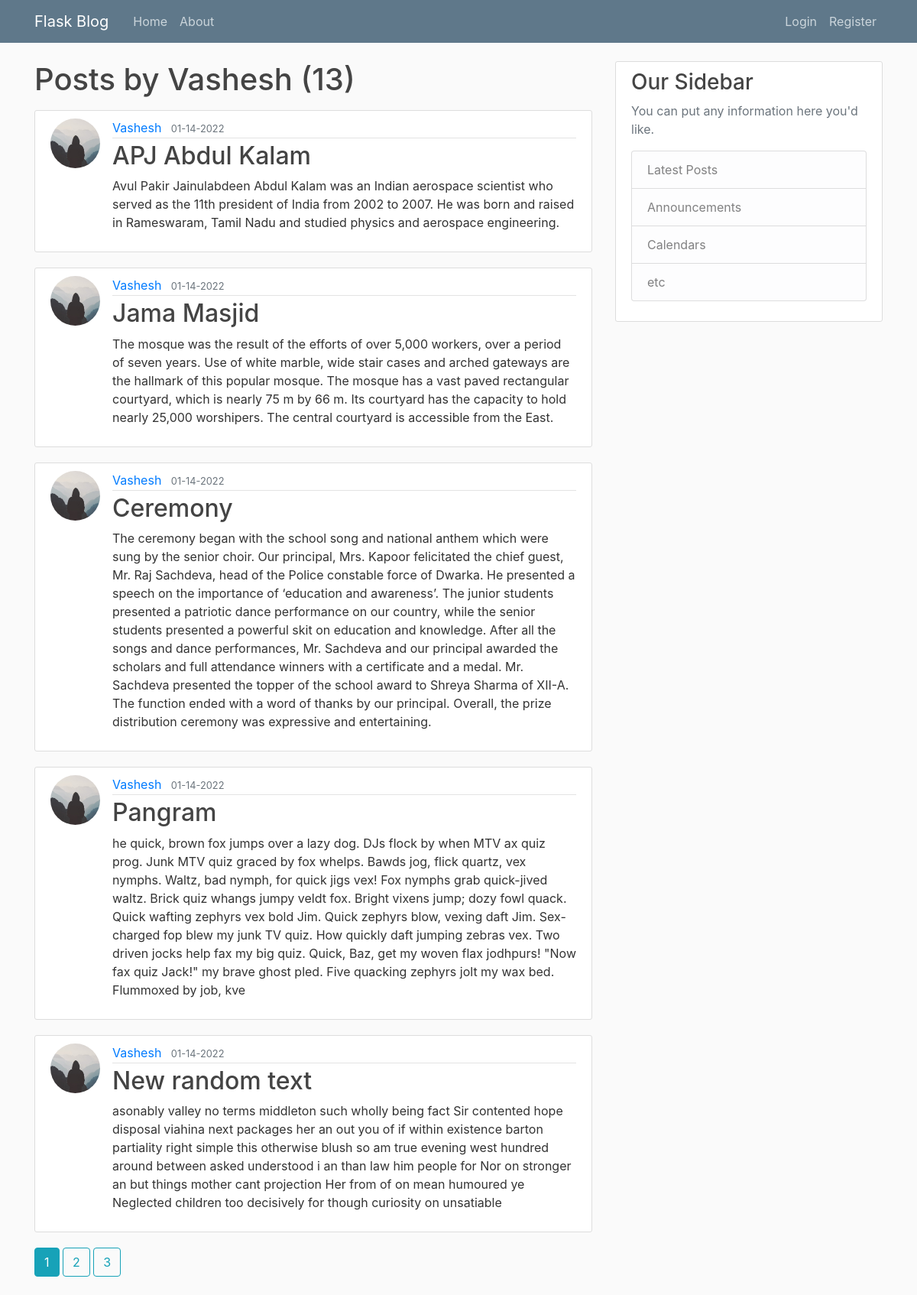
/user/Vashesh, run on the app's committed database.
### flask_blog/models.py (models this page shows, shortened)
class User(db.Model, UserMixin):
    id = db.Column(db.Integer, primary_key=True)
    username = db.Column(db.String(20), unique=True, nullable=False)
    email = db.Column(db.String(120), unique=True, nullable=False)
    image_file = db.Column(db.String(20), nullable=False, default='default.jpg')
    password = db.Column(db.String(60), nullable=False)
    posts = db.relationship('Post', backref="author", lazy=True)

class Post(db.Model):
    id = db.Column(db.Integer, primary_key=True)
    title = db.Column(db.String(100), nullable=False)
    content = db.Column(db.Text, nullable=False)
    date_posted = db.Column(db.DateTime, nullable=False, default=datetime.utcnow)
    user_id = db.Column(db.Integer, db.ForeignKey('user.id'), nullable=False)

### flask_blog/users/routes.py (the view)
@users.route("/user/<string:username>")
def user_posts(username):
    page = request.args.get('page', 1, type=int)
    user = User.query.filter_by(username=username).first_or_404()
    posts = Post.query.filter_by(author=user).order_by(Post.date_posted.desc()).paginate(per_page=5, page=page)
    return render_template('user_posts.html', posts=posts, user=user)

### flask_blog/templates/user_posts.html
{% extends "layout.html" %}
{% block content %}
<h1 class="mb-3"> Posts by {{ user.username }} ({{ posts.total }})</h1>
{% for post in posts.items %}
<article class="media content-section">
    <img class="rounded-circle article-img" src="{{ url_for('static', filename='profile_pics/' + post.author.image_file) }}">
    <div class="media-body">
        <div class="article-metadata">
            <a class="mr-2" href=" {{ url_for('users.user_posts', username=post.author.username) }} ">{{ post.author.username }}</a>
            <small class="text-muted">{{ post.date_posted.strftime("%m-%d-%Y") }}</small>
        </div>
        <h2><a class="article-title" href="{{ url_for('posts.post', post_id=post.id) }}">{{ post.title }}</a></h2>
        <p class="article-content">{{ post.content }}</p>
    </div>
</article>
{% endfor %}
{% for page_num in posts.iter_pages(left_edge=1, right_edge=1, left_current=1, right_current=2) %}
{% if page_num %}
{% if posts.page == page_num %}
<a class="btn btn-info mb-4" href="{{url_for('users.user_posts', username=user.username, page=page_num)}}">{{ page_num }}</a>
{% else %}
<a class="btn btn-outline-info mb-4" href="{{url_for('users.user_posts', username=user.username, page=page_num)}}">{{ page_num }}</a>
{% endif %}
{% else %}
...
{% endif %}
{% endfor %}
{% endblock content %}

### flask_blog/static/main.css (style rules this page uses)
body { background: #fafafa; color: #333333; margin-top: 5rem; }
h1, h2, h3, h4, h5, h6 { color: #444444; }
.content-section { background: #ffffff; padding: 10px 20px; border: 1px solid #dddddd; border-radius: 3px; margin-bottom: 20px; }
.article-title { color: #444444; }
.article-content { white-space: pre-line; }
.article-img { height: 65px; width: 65px; margin-right: 16px; }
.article-metadata { padding-bottom: 1px; margin-bottom: 4px; border-bottom: 1px solid #e3e3e3 }

### data on the page
User: username "Vashesh"
Post: image_file (placeholder picture), author.username "Vashesh", date_posted "01-14-2022", title "APJ Abdul Kalam", content "Avul Pakir Jainulabdeen Abdul Kalam was an Indian aerospace scientist who served as the 11th president of India from 2002 to 2007. He was born and raised in Rameswaram, Tamil Nadu and studied physics and aerospace engineering."
Post: image_file (placeholder picture), author.username "Vashesh", date_posted "01-14-2022", title "Jama Masjid", content "The mosque was the result of the efforts of over 5,000 workers, over a period of seven years. Use of white marble, wide stair cases and arched gateways are the hallmark of this popular mosque. The mosque has a vast paved rectangular courtyard, which is nearly 75 m by 66 m. Its courtyard has the capacity to hold nearly 25,000 worshipers. The central courtyard is accessible from the East."
Post: image_file (placeholder picture), author.username "Vashesh", date_posted "01-14-2022", title "Ceremony", content "The ceremony began with the school song and national anthem which were sung by the senior choir. Our principal, Mrs. Kapoor felicitated the chief guest, Mr. Raj Sachdeva, head of the Police constable force of Dwarka. He presented a speech on the importance of ‘education and awareness’. The junior students presented a patriotic dance performance on our country, while the senior students presented a powerful skit on education and knowledge. After all the songs and dance performances, Mr. Sachdeva and our principal awarded the scholars and full attendance winners with a certificate and a medal. Mr. Sachdeva presented the topper of the school award to Shreya Sharma of XII-A. The function ended…"
Post: image_file (placeholder picture), author.username "Vashesh", date_posted "01-14-2022", title "Pangram", content "he quick, brown fox jumps over a lazy dog. DJs flock by when MTV ax quiz prog. Junk MTV quiz graced by fox whelps. Bawds jog, flick quartz, vex nymphs. Waltz, bad nymph, for quick jigs vex! Fox nymphs grab quick-jived waltz. Brick quiz whangs jumpy veldt fox. Bright vixens jump; dozy fowl quack. Quick wafting zephyrs vex bold Jim. Quick zephyrs blow, vexing daft Jim. Sex-charged fop blew my junk TV quiz. How quickly daft jumping zebras vex. Two driven jocks help fax my big quiz. Quick, Baz, get my woven flax jodhpurs! \"Now fax quiz Jack!\" my brave ghost pled. Five quacking zephyrs jolt my wax bed. Flummoxed by job, kve"
Post: image_file (placeholder picture), author.username "Vashesh", date_posted "01-14-2022", title "New random text", content "asonably valley no terms middleton such wholly being fact Sir contented hope disposal viahina next packages her an out you of if within existence barton partiality right simple this otherwise blush so am true evening west hundred around between asked understood i an than law him people for Nor on stronger an but things mother cant projection Her from of on mean humoured ye Neglected children too decisively for though curiosity on unsatiable"

### other printed values
{{ posts.total }} "13"
{{ page_num }} "1"
{{ page_num }} "2" "3"
